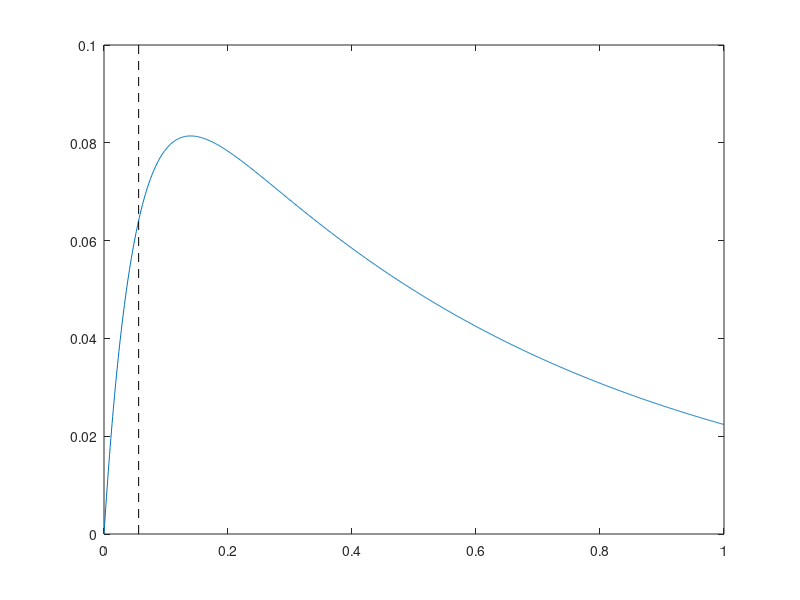

The MATLAB script that drew this image: (Note: this script raises an error after producing the figure.)
%%
clear;clc;
L = 1;
vg = 1;
vp = 2.67;
kg = 1.6;
kl = 17.9;
func = @(t) exp(-kg*(L/vg+t+L/vp)).*(1-exp(-kl*t));
%%
tvals = linspace(0,1,1e3);
plot(tvals,func(tvals),'DisplayName','survival probability')
hold on
plot([1,1]/kl,ylim,'k--','DisplayName','average phagosome production time')
plot_cleanup
xlabel('time since last lysosome produced')
ylabel('probability of missing a phagosome')
hold off
